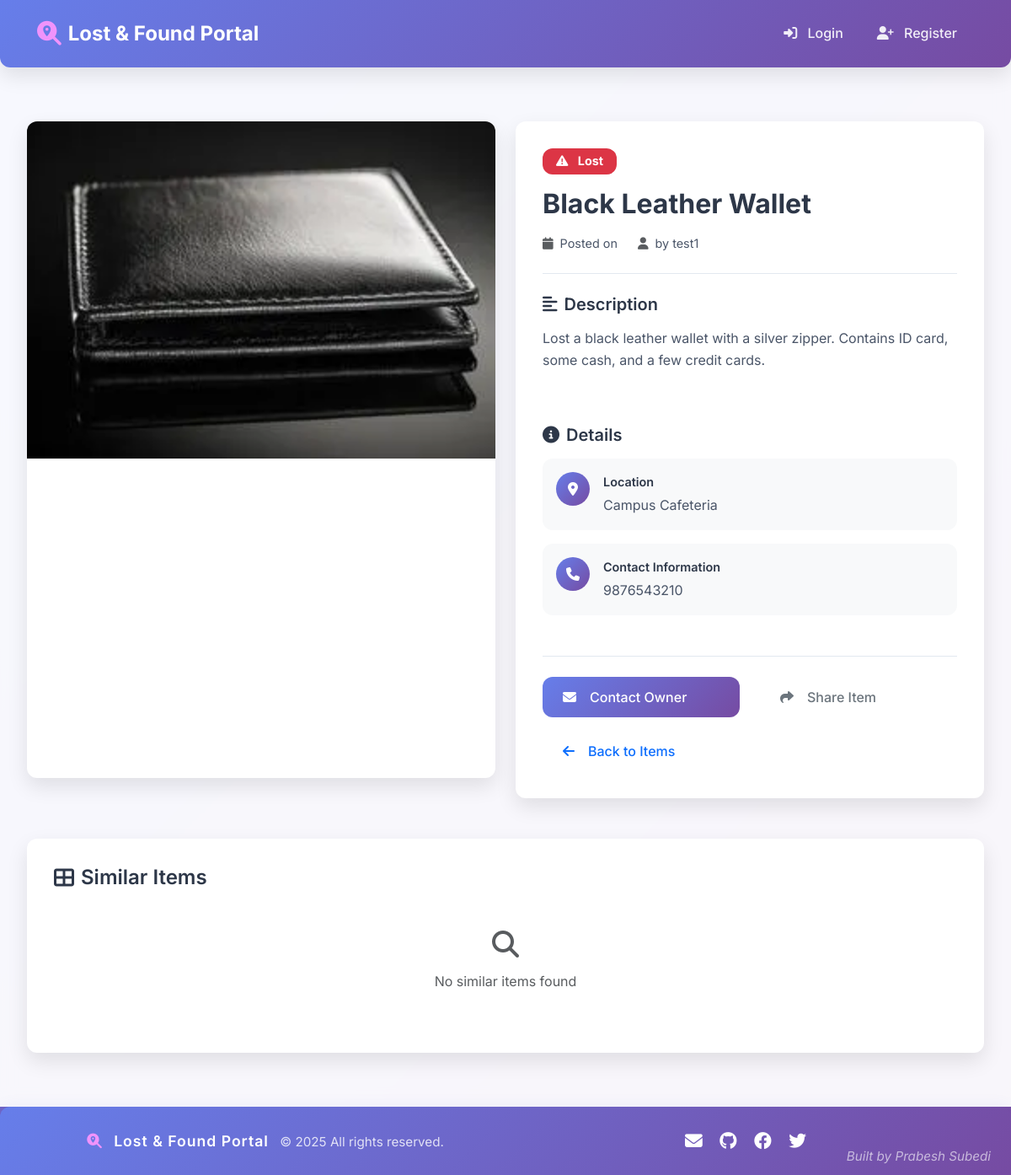
Screenshot of /item/8/ with the database file from the repository.
### portal/models.py (models this page shows, shortened)
class Item(models.Model):
    title = models.CharField(max_length=100)
    description = models.TextField()
    category = models.CharField(max_length=10, choices=CATEGORY_CHOICES)
    date = models.DateField()
    location = models.CharField(max_length=100)
    contact_info = models.CharField(max_length=100)
    image = models.ImageField(upload_to='items/', blank=True, null=True)
    user = models.ForeignKey(User, on_delete=models.CASCADE)
    matched_lost_item = models.ForeignKey('self', null=True, blank=True, on_delete=models.SET_NULL, limit_choices_to={'category': 'Lost'}, related_name='found_matches')
    status = models.CharField(max_length=10, choices=STATUS_CHOICES, default='Open')

### portal/views.py (the view)
# urls.py: path('item/<int:pk>/', views.item_detail, name='item_detail'),
def item_detail(request, pk):
    item = Item.objects.get(pk=pk)
    comment_form = CommentForm()
    message_form = MessageForm()
    comments = item.comments.all().order_by('-created_at')
    messages_qs = item.messages.all().order_by('-created_at')
    return render(request, 'portal/item_detail.html', {
        'item': item,
        'comment_form': comment_form,
        'message_form': message_form,
        'comments': comments,
        'messages': messages_qs,
    })

### lostfound_project/portal/templates/portal/item_detail.html (shortened to what this page needs)
{% extends 'portal/base.html' %}
{% block content %}
<div class="item-detail-container">
    <div class="row">
        <div class="col-lg-6 mb-4">
            <div class="item-image-section">
                {% if item.image and item.image.name %}
                    <div class="item-image-wrapper">
                        <img src="{{ item.image.url }}" class="item-image" alt="{{ item.title }}" id="itemImage">
                    </div>
                {% else %}
                    <div class="no-image-placeholder">
                        <i class="fas fa-image"></i>
                        <h5>No Image Available</h5>
                        <p>This item doesn't have an image</p>
                    </div>
                {% endif %}
            </div>
        </div>
        <div class="col-lg-6">
            <div class="item-details-card">
                <div class="item-header mb-4">
                    <div class="item-category-badge">
                        <span class="badge {% if item.category == 'Lost' %}bg-danger{% else %}bg-success{% endif %}">
                            <i class="fas {% if item.category == 'Lost' %}fa-exclamation-triangle{% else %}fa-hand-holding-heart{% endif %} me-2"></i>
                            {{ item.category }}
                        </span>
                    </div>
                    <h1 class="item-title">{{ item.title }}</h1>
                    <div class="item-meta">
                        <span class="meta-item">
                            <i class="fas fa-calendar text-muted"></i>
                            Posted on {{ item.date_posted|date:"F d, Y" }}
                        </span>
                        <span class="meta-item">
                            <i class="fas fa-user text-muted"></i>
                            by {{ item.user.username }}
                        </span>
                    </div>
                </div>
                <div class="item-section mb-4">
                    <h5 class="section-title">
                        <i class="fas fa-align-left me-2"></i>Description
                    </h5>
                    <div class="section-content">
                        <p>{{ item.description }}</p>
                    </div>
                </div>
                <div class="item-section mb-4">
                    <h5 class="section-title">
                        <i class="fas fa-info-circle me-2"></i>Details
                    </h5>
                    <div class="details-grid">
                        {% if item.location %}
                            <div class="detail-item">
                                <div class="detail-icon">
                                    <i class="fas fa-map-marker-alt"></i>
                                </div>
                                <div class="detail-content">
                                    <label>Location</label>
                                    <span>{{ item.location }}</span>
                                </div>
                            </div>
                        {% endif %}
                        {% if item.contact_info %}
                            <div class="detail-item">
                                <div class="detail-icon">
                                    <i class="fas fa-phone"></i>
                                </div>
                                <div class="detail-content">
                                    <label>Contact Information</label>
                                    <span>{{ item.contact_info }}</span>
                                </div>
                            </div>
                        {% endif %}
                    </div>
                </div>
                <div class="item-actions">
                    <div class="row">
                        <div class="col-md-6 mb-2">
                            <button class="btn btn-primary w-100" onclick="contactOwner()">
                                <i class="fas fa-envelope me-2"></i>
                                Contact Owner
                            </button>
                        </div>
                        <div class="col-md-6 mb-2">
                            <button class="btn btn-outline-secondary w-100" onclick="shareItem()">
                                <i class="fas fa-share me-2"></i>
                                Share Item
                            </button>
                        </div>
                    </div>
                    <div class="row mt-2">
                        <div class="col-12">
                            <a href="{% url 'home' %}" class="btn btn-outline-primary w-100">
                                <i class="fas fa-arrow-left me-2"></i>
                                Back to Items
                            </a>
                        </div>
                    </div>
                </div>
            </div>
        </div>
    </div>
    <div class="similar-items-section mt-5">
        <h3 class="section-title">
            <i class="fas fa-th-large me-2"></i>
            Similar Items
        </h3>
        <div class="row">
            <div class="col-12">
                <div class="empty-state text-center py-4">
                    <i class="fas fa-search fa-2x text-muted mb-3"></i>
                    <p class="text-muted">No similar items found</p>
                </div>
            </div>
        </div>
    </div>
</div>
{% endblock %}

### lostfound_project/portal/templates/portal/base.html (style rules this page uses)
:root { --primary-color: #667eea; --secondary-color: #764ba2; --accent-color: #f093fb; --success-color: #4facfe; --warning-color: #43e97b; --danger-color: #fa709a; --dark-color: #2d3748; --light-color: #f7fafc; --text-color: #4a5568; --border-radius: 12px; --box-shadow: 0 10px 25px rgba(0, 0, 0, 0.1); --transition: all 0.3s ease; }
* { margin: 0; padding: 0; box-sizing: border-box; }
body { font-family: 'Inter', sans-serif; background: linear-gradient(135deg, #667eea 0%, #764ba2 100%); min-height: 100vh; color: var(--text-color); line-height: 1.6; }
.btn { border-radius: var(--border-radius); font-weight: 500; padding: 0.75rem 1.5rem; transition: var(--transition); border: none; text-decoration: none; display: inline-flex; align-items: center; gap: 0.5rem; }
.btn-primary { background: linear-gradient(135deg, var(--primary-color) 0%, var(--secondary-color) 100%); color: white; }
h1, h2, h3, h4, h5, h6 { color: var(--dark-color); font-weight: 600; margin-bottom: 1rem; }

### lostfound_project/portal/templates/portal/item_detail.html (style rules this page uses)
.item-detail-container { padding: 2rem 0; }
.item-image-section { background: white; border-radius: var(--border-radius); box-shadow: var(--box-shadow); overflow: hidden; height: 100%; }
.item-image-wrapper { position: relative; height: 400px; overflow: hidden; }
.item-image { width: 100%; height: 100%; object-fit: cover; transition: var(--transition); }
.item-details-card { background: white; border-radius: var(--border-radius); box-shadow: var(--box-shadow); padding: 2rem; height: 100%; }
.item-header { border-bottom: 1px solid #e2e8f0; padding-bottom: 1.5rem; }
.item-category-badge { margin-bottom: 1rem; }
.item-category-badge .badge { font-size: 0.9rem; padding: 0.5rem 1rem; border-radius: var(--border-radius); }
.item-title { font-size: 2rem; font-weight: 700; color: var(--dark-color); margin-bottom: 1rem; line-height: 1.2; }
.item-meta { display: flex; gap: 1.5rem; flex-wrap: wrap; }
.meta-item { display: flex; align-items: center; gap: 0.5rem; font-size: 0.9rem; color: var(--text-color); }
.item-section { padding-bottom: 1.5rem; }
.section-title { font-weight: 600; color: var(--dark-color); margin-bottom: 1rem; display: flex; align-items: center; }
.section-content { color: var(--text-color); line-height: 1.6; }
.details-grid { display: grid; gap: 1rem; }
.detail-item { display: flex; align-items: flex-start; gap: 1rem; padding: 1rem; background: #f8f9fa; border-radius: var(--border-radius); transition: var(--transition); }
.detail-icon { width: 40px; height: 40px; background: linear-gradient(135deg, var(--primary-color) 0%, var(--secondary-color) 100%); border-radius: 50%; display: flex; align-items: center; justify-content: center; color: white; flex-shrink: 0; }
.detail-content { flex: 1; }
.detail-content label { display: block; font-weight: 600; color: var(--dark-color); margin-bottom: 0.25rem; font-size: 0.9rem; }
.detail-content span { color: var(--text-color); line-height: 1.5; }
.item-actions { border-top: 1px solid #e2e8f0; padding-top: 1.5rem; }
.item-actions .btn { padding: 0.75rem 1.5rem; font-weight: 500; border-radius: var(--border-radius); transition: var(--transition); }
.item-actions .btn-primary { background: linear-gradient(135deg, var(--primary-color) 0%, var(--secondary-color) 100%); border: none; }
.similar-items-section { background: white; border-radius: var(--border-radius); box-shadow: var(--box-shadow); padding: 2rem; }
.similar-items-section .section-title { font-size: 1.5rem; margin-bottom: 1.5rem; color: var(--dark-color); }
.empty-state { color: var(--text-color); }
.item-details-card { animation: slideInRight 0.6s ease-out; }
.item-image-section { animation: slideInLeft 0.6s ease-out; }

### rows the page displays
Item: image (picture), category "Lost", title "Black Leather Wallet", user.username "test1", description "Lost a black leather wallet with a silver zipper. Contains ID card, some cash, and a few credit cards.", location "Campus Cafeteria", contact_info "9876543210"

### other values shown
{{ now|default:2025 }} "2025"
